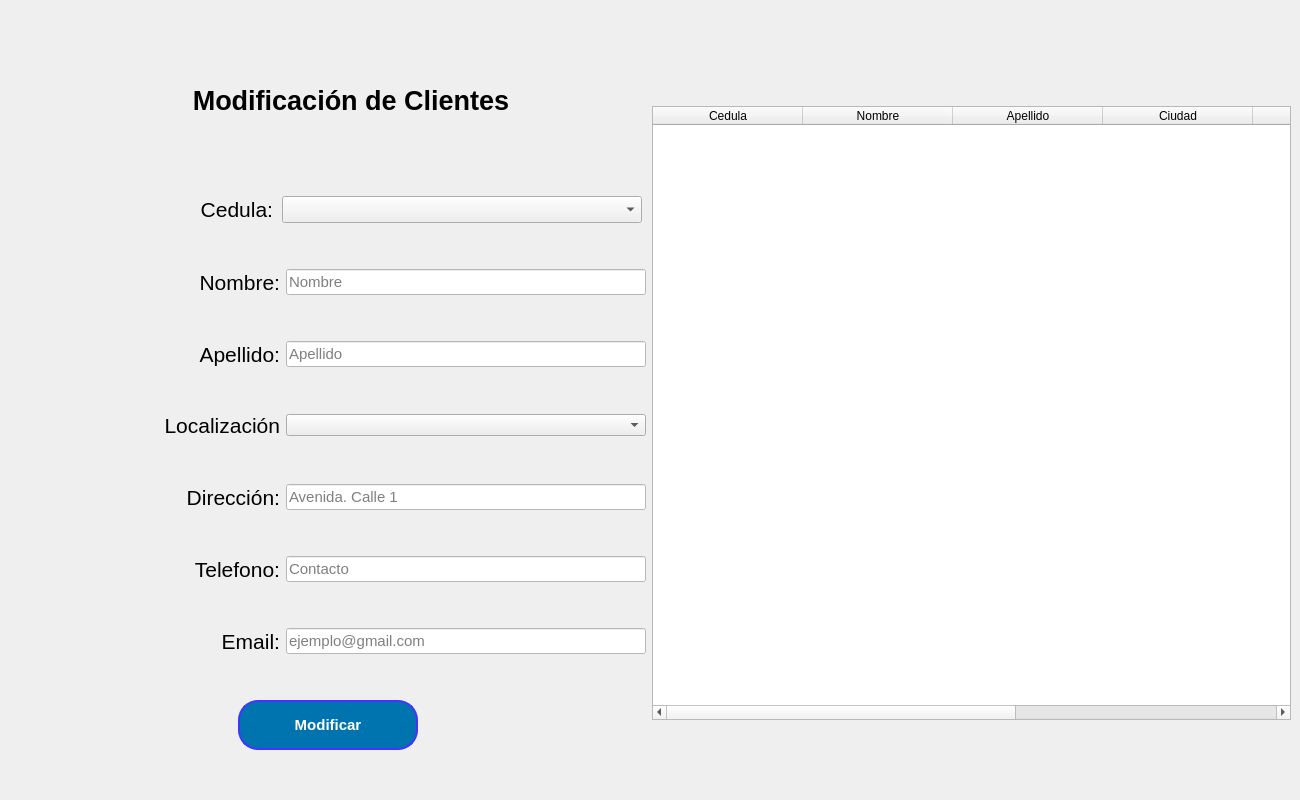
    <widget class="QWidget" name="tab_AgregarClientes">
     <attribute name="title">
      <string>Modificar Cliente</string>
     </attribute>
     <widget class="QWidget" name="horizontalLayoutWidget_2">
      <property name="geometry">
       <rect>
        <x>10</x>
        <y>10</y>
        <width>1281</width>
        <height>781</height>
       </rect>
      </property>
      <layout class="QHBoxLayout" name="horizontalLayout_8">
       <item>
        <layout class="QVBoxLayout" name="verticalLayout">
         <item>
          <layout class="QHBoxLayout" name="horizontalLayout">
           <item>
            <widget class="QLabel" name="lblGropuPersonas_4">
             <property name="maximumSize">
              <size>
               <width>40</width>
               <height>40</height>
              </size>
             </property>
             <property name="text">
              <string/>
             </property>
             <property name="pixmap">
              <pixmap>AgregarUsuarios.png</pixmap>
             </property>
             <property name="scaledContents">
              <bool>true</bool>
             </property>
            </widget>
           </item>
           <item>
            <widget class="QLabel" name="lblFormularioRegistros">
             <property name="minimumSize">
              <size>
               <width>570</width>
               <height>0</height>
              </size>
             </property>
             <property name="maximumSize">
              <size>
               <width>16777203</width>
               <height>100</height>
              </size>
             </property>
             <property name="font">
              <font>
               <family>Segoe UI</family>
               <pointsize>20</pointsize>
               <weight>75</weight>
               <bold>true</bold>
              </font>
             </property>
             <property name="layoutDirection">
              <enum>Qt::LeftToRight</enum>
             </property>
             <property name="text">
              <string>Modificación de Clientes</string>
             </property>
             <property name="scaledContents">
              <bool>false</bool>
             </property>
             <property name="alignment">
              <set>Qt::AlignCenter</set>
             </property>
            </widget>
           </item>
          </layout>
         </item>
         <item>
          <layout class="QHBoxLayout" name="horizontalLayout_15">
           <item>
            <widget class="QLabel" name="lblCedula_3">
             <property name="maximumSize">
              <size>
               <width>260</width>
               <height>150</height>
              </size>
             </property>
             <property name="font">
              <font>
               <pointsize>16</pointsize>
               <weight>50</weight>
               <bold>false</bold>
              </font>
             </property>
             <property name="text">
              <string>Cedula:</string>
             </property>
             <property name="alignment">
              <set>Qt::AlignRight|Qt::AlignTrailing|Qt::AlignVCenter</set>
             </property>
            </widget>
           </item>
           <item>
            <widget class="QComboBox" name="cmb_CedulaModificarCliente">
             <property name="maximumSize">
              <size>
               <width>360</width>
               <height>16777215</height>
              </size>
             </property>
             <property name="font">
              <font>
               <family>Segoe UI</family>
               <pointsize>12</pointsize>
              </font>
             </property>
             <property name="styleSheet">
              <string notr="true"/>
             </property>
            </widget>
           </item>
          </layout>
         </item>
         <item>
          <layout class="QHBoxLayout" name="horizontalLayout_5">
           <item>
            <widget class="QLabel" name="lblCedula">
             <property name="maximumSize">
              <size>
               <width>270</width>
               <height>150</height>
              </size>
             </property>
             <property name="font">
              <font>
               <pointsize>16</pointsize>
               <weight>50</weight>
               <bold>false</bold>
              </font>
             </property>
             <property name="text">
              <string>Nombre:</string>
             </property>
             <property name="alignment">
              <set>Qt::AlignRight|Qt::AlignTrailing|Qt::AlignVCenter</set>
             </property>
            </widget>
           </item>
           <item>
            <widget class="QLineEdit" name="txt_NombreModificarCliente">
             <property name="maximumSize">
              <size>
               <width>360</width>
               <height>16777215</height>
              </size>
             </property>
             <property name="font">
              <font>
               <family>Segoe UI</family>
               <pointsize>11</pointsize>
              </font>
             </property>
             <property name="styleSheet">
              <string notr="true">background-color:white;
</string>
             </property>
             <property name="text">
              <string/>
             </property>
             <property name="placeholderText">
              <string>Nombre </string>
             </property>
            </widget>
           </item>
          </layout>
         </item>
         <item>
          <layout class="QHBoxLayout" name="horizontalLayout_16">
           <item>
            <widget class="QLabel" name="lblNombres">
             <property name="maximumSize">
              <size>
               <width>270</width>
               <height>60</height>
              </size>
             </property>
             <property name="font">
              <font>
               <pointsize>16</pointsize>
               <weight>50</weight>
               <bold>false</bold>
              </font>
             </property>
             <property name="text">
              <string>Apellido:</string>
             </property>
             <property name="alignment">
              <set>Qt::AlignRight|Qt::AlignTrailing|Qt::AlignVCenter</set>
             </property>
            </widget>
           </item>
           <item>
            <widget class="QLineEdit" name="txt_ApellidoModificarCliente">
             <property name="maximumSize">
              <size>
               <width>360</width>
               <height>16777215</height>
              </size>
             </property>
             <property name="font">
              <font>
               <family>Segoe UI</family>
               <pointsize>11</pointsize>
              </font>
             </property>
             <property name="styleSheet">
              <string notr="true">background-color:white;</string>
             </property>
             <property name="text">
              <string/>
             </property>
             <property name="placeholderText">
              <string>Apellido</string>
             </property>
            </widget>
           </item>
          </layout>
         </item>
         <item>
          <layout class="QHBoxLayout" name="horizontalLayout_17">
           <item>
            <widget class="QLabel" name="lblCorreo_3">
             <property name="maximumSize">
              <size>
               <width>270</width>
               <height>150</height>
              </size>
             </property>
             <property name="font">
              <font>
               <pointsize>16</pointsize>
               <weight>50</weight>
               <bold>false</bold>
              </font>
             </property>
             <property name="text">
              <string>Localización</string>
             </property>
             <property name="alignment">
              <set>Qt::AlignRight|Qt::AlignTrailing|Qt::AlignVCenter</set>
             </property>
            </widget>
           </item>
           <item>
            <widget class="QComboBox" name="cmb_localizacion_mod_cliente"/>
           </item>
          </layout>
         </item>
         <item>
          <layout class="QHBoxLayout" name="horizontalLayout_4">
           <item>
            <widget class="QLabel" name="lblApellidos">
             <property name="maximumSize">
              <size>
               <width>270</width>
               <height>150</height>
              </size>
             </property>
             <property name="font">
              <font>
               <pointsize>16</pointsize>
               <weight>50</weight>
               <bold>false</bold>
              </font>
             </property>
             <property name="text">
              <string>Dirección:</string>
             </property>
             <property name="alignment">
              <set>Qt::AlignRight|Qt::AlignTrailing|Qt::AlignVCenter</set>
             </property>
            </widget>
           </item>
           <item>
            <widget class="QLineEdit" name="txt_DireccionModificarCliente">
             <property name="maximumSize">
              <size>
               <width>360</width>
               <height>16777215</height>
              </size>
             </property>
             <property name="font">
              <font>
               <family>Segoe UI</family>
               <pointsize>11</pointsize>
              </font>
             </property>
             <property name="styleSheet">
              <string notr="true">background-color:white;
</string>
             </property>
             <property name="text">
              <string/>
             </property>
             <property name="placeholderText">
              <string>Avenida. Calle 1</string>
             </property>
            </widget>
           </item>
          </layout>
         </item>
         <item>
          <layout class="QHBoxLayout" name="horizontalLayout_6">
           <item>
            <widget class="QLabel" name="lblOcupacion">
             <property name="maximumSize">
              <size>
               <width>270</width>
               <height>150</height>
              </size>
             </property>
             <property name="font">
              <font>
               <pointsize>16</pointsize>
               <weight>50</weight>
               <bold>false</bold>
              </font>
             </property>
             <property name="text">
              <string>Telefono:</string>
             </property>
             <property name="alignment">
              <set>Qt::AlignRight|Qt::AlignTrailing|Qt::AlignVCenter</set>
             </property>
            </widget>
           </item>
           <item>
            <widget class="QLineEdit" name="txt_TelefonoModificarCliente">
             <property name="maximumSize">
              <size>
               <width>360</width>
               <height>16777215</height>
              </size>
             </property>
             <property name="font">
              <font>
               <family>Segoe UI</family>
               <pointsize>11</pointsize>
              </font>
             </property>
             <property name="styleSheet">
              <string notr="true">background-color:white;</string>
             </property>
             <property name="text">
              <string/>
             </property>
             <property name="placeholderText">
              <string>Contacto</string>
             </property>
            </widget>
           </item>
          </layout>
         </item>
         <item>
          <layout class="QHBoxLayout" name="horizontalLayout_7">
           <item>
            <widget class="QLabel" name="lblCorreo">
             <property name="maximumSize">
              <size>
               <width>270</width>
               <height>150</height>
              </size>
             </property>
             <property name="font">
              <font>
               <pointsize>16</pointsize>
               <weight>50</weight>
               <bold>false</bold>
              </font>
             </property>
             <property name="text">
              <string>Email:</string>
             </property>
             <property name="alignment">
              <set>Qt::AlignRight|Qt::AlignTrailing|Qt::AlignVCenter</set>
             </property>
            </widget>
           </item>
           <item>
            <widget class="QLineEdit" name="txt_EmailModificarCliente">
             <property name="maximumSize">
              <size>
               <width>360</width>
               <height>16777215</height>
              </size>
             </property>
             <property name="font">
              <font>
               <family>Segoe UI</family>
               <pointsize>11</pointsize>
              </font>
             </property>
             <property name="styleSheet">
              <string notr="true">background-color:white;
</string>
             </property>
             <property name="text">
              <string/>
             </property>
             <property name="placeholderText">
              <string>ejemplo@gmail.com</string>
             </property>
            </widget>
           </item>
          </layout>
         </item>
         <item>
          <layout class="QHBoxLayout" name="horizontalLayout_2">
           <item>
            <widget class="QPushButton" name="btn_ModificarCliente">
             <property name="maximumSize">
              <size>
               <width>180</width>
               <height>50</height>
              </size>
             </property>
             <property name="font">
              <font>
               <family>Segoe UI</family>
               <pointsize>11</pointsize>
               <weight>75</weight>
               <bold>true</bold>
              </font>
             </property>
             <property name="cursor">
              <cursorShape>PointingHandCursor</cursorShape>
             </property>
             <property name="styleSheet">
              <string notr="true">QPushButton{
  min-width: 130px;
  height: 40px;
  color: #fff;
  padding: 5px 10px;
  font-weight: bold;
  cursor: pointer;
  transition: all 0.3s ease;
  position: relative;
  display: inline-block;
  outline: none;
  border-radius: 20px;
  border: 2px solid #4433ff;
  background-color: rgb(0, 116, 175);
}

QPushButton::hover{
background-color: #fff;
color: rgb(0, 116, 175);
}
</string>
             </property>
             <property name="text">
              <string>Modificar</string>
             </property>
            </widget>
           </item>
          </layout>
         </item>
        </layout>
       </item>
       <item>
        <layout class="QVBoxLayout" name="verticalLayout_6">
         <item>
          <widget class="QLabel" name="lblvacio_3">
           <property name="minimumSize">
            <size>
             <width>300</width>
             <height>90</height>
            </size>
           </property>
           <property name="maximumSize">
            <size>
             <width>300</width>
             <height>90</height>
            </size>
           </property>
           <property name="text">
            <string/>
           </property>
          </widget>
         </item>
         <item>
          <widget class="QTableWidget" name="tbl_clientes_general">
           <property name="enabled">
            <bool>true</bool>
           </property>
           <attribute name="horizontalHeaderDefaultSectionSize">
            <number>150</number>
           </attribute>
           <attribute name="horizontalHeaderMinimumSectionSize">
            <number>40</number>
           </attribute>
           <column>
            <property name="text">
             <string>Cedula</string>
            </property>
           </column>
           <column>
            <property name="text">
             <string>Nombre</string>
            </property>
           </column>
           <column>
            <property name="text">
             <string>Apellido</string>
            </property>
           </column>
           <column>
            <property name="text">
             <string>Ciudad</string>
            </property>
           </column>
           <column>
            <property name="text">
             <string>Dirección</string>
            </property>
           </column>
           <column>
            <property name="text">
             <string>Telefono</string>
            </property>
           </column>
           <column>
            <property name="text">
             <string>Email</string>
            </property>
           </column>
          </widget>
         </item>
         <item>
          <widget class="QLabel" name="lblvacio_4">
           <property name="minimumSize">
            <size>
             <width>300</width>
             <height>65</height>
            </size>
           </property>
           <property name="maximumSize">
            <size>
             <width>300</width>
             <height>65</height>
            </size>
           </property>
           <property name="text">
            <string/>
           </property>
          </widget>
         </item>
        </layout>
       </item>
      </layout>
     </widget>
    </widget>
